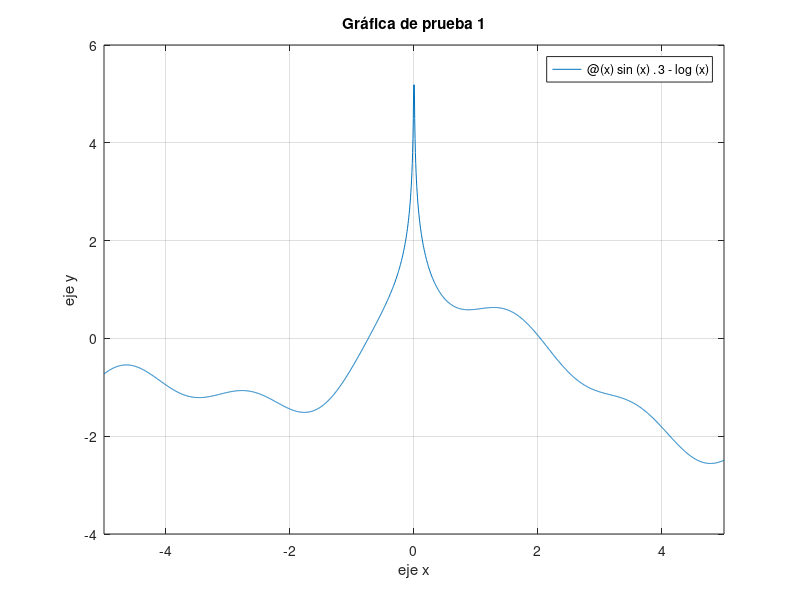

Write the MATLAB code that produced this figure. (Note: this script raises an error after producing the figure.)
%% 
% Generamos una funcón handle para posteriormente graficarla

y=@(x) sin(x).^3-log(x)
fplot(y)
grid on, xlabel('eje x'), ylabel('eje y'),title('Gráfica de prueba 1')
%% 
% Se inicia el toolbox de varibles simbólicas

syms x y
%% 
% Vamos a resolver la siguente ecuación cuadratica de segundo orden

d = x.^2 - 5*x - 5;
a=solve(d)
%% 
% Si requerimos ayuda para un comando, la llamamos como 
%%
% 
%   help dsolve
%
%% 
% Ahora la pedimos

help dsolve
%% 
% Tambien se puede usar el comando dsolve para resolver ecuaciones diferenciales 
% de la siguente manera

syms x(t) a
dsolve(diff(x) == -a*x)